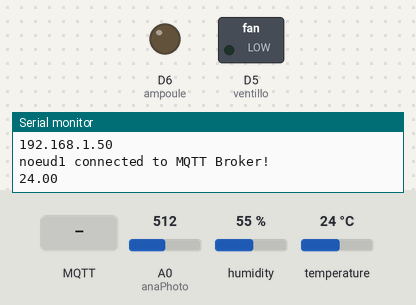
This sketch was run on a simulated ESP8266 (NodeMCU). Shown: switched loads named in the sketch (green lamp = pin HIGH), output pins drawn as LEDs (lit = HIGH), the last lines printed to the serial monitor. The test bench sets the inputs (shaded band); at power-on: temperature 24 °C, A0 (anaPhoto) = 512, humidity 55 %. WiFi joins after 1.5 s; servers stay silent unless stated; no MQTT or app messages arrive unless stated.

Above: at 2.7 s.
2.8 s: MQTT message "1" arrives on the first subscribed topic
At 5.5 s:
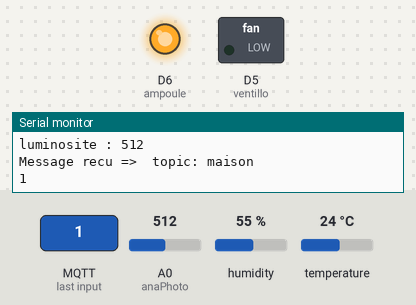
6.1 s: temperature set to 26 °C
At 9.1 s:
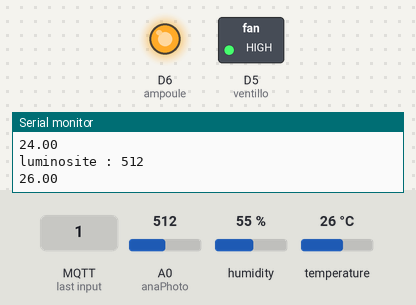
10.1 s: MQTT message "2" arrives on the first subscribed topic
At 11.8 s:
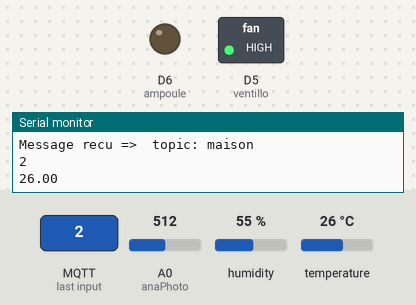
12.1 s: temperature set to 12 °C
At 15.4 s:
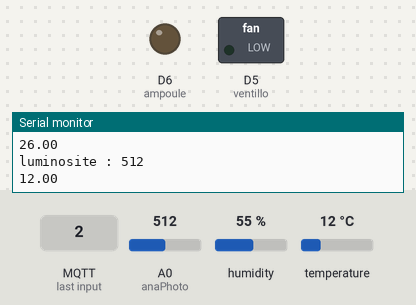
16.2 s: temperature set to 28 °C
At 18.5 s:
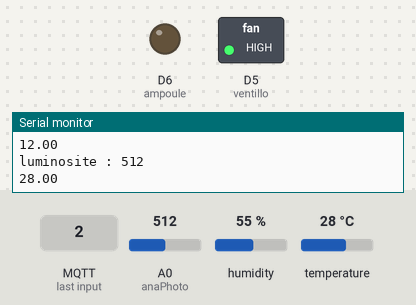
Timing chart, 0 to 20.0 s (numbered marks = the images above; inputs shaded):
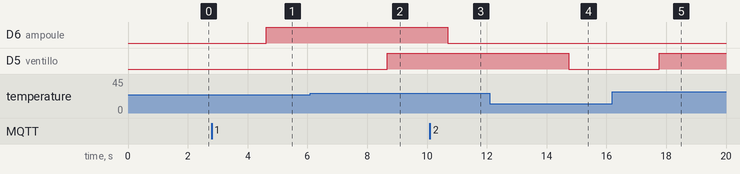

The sketch:

maison.ino
```cpp
#include <SoftwareSerial.h>
#include <ESP8266WiFi.h>                           // Esp8266/NodeMCU Library
#include <PubSubClient.h>                             // MQTT Library
#include <DHT.h>
#include <Adafruit_Sensor.h>

#define DHTPIN 4
#define DHTTYPE DHT11
DHT dht(DHTPIN, DHTTYPE);

#define anaPhoto A0
#define ventillo 14
#define ampoule 12
int temoinL=0;
int temoinV=0;
SoftwareSerial NodeMCU(D2,D3);

//information de connnexion au serveur mqtt
const char* mqtt_server = "192.168.1.167";       // MQTT Server IP Address
const char* user = "eliot";
const char* password = "eliot";
const char* clientID = "noeud1";     // The client id identifies the NodeMCU device.
const char* topicT = "maison";  // Topic temperature
const char* willTopic = "maison";    // Topic Status
const char* willMessage = "0";              // 0 - Disconnecetd
int counter = 0;                            // Used to reconnect to MQTT server
int willQoS = 0;
const char* willRetain = "connecté";
//Buffer pour encodage des messages recus
char message_buff[100];

const char* topicNotify = "notify";

//variable pour la connexion wifi
const char* ssid = "YET";
const char* passwifi = "yeteliot@12";


//fonction de connexion wifi
void setup_wifi() {
  // connexion au reseau wifi
  Serial.println();
  Serial.print("connexion à ");
  Serial.println(ssid);

  WiFi.mode(WIFI_STA);
  WiFi.begin(ssid, passwifi);

  while (WiFi.status() != WL_CONNECTED) {
    delay(500);
    Serial.print(".");
  }

  Serial.println("");
  Serial.println("WiFi connecté");
  Serial.println("IP address: ");
  Serial.println(WiFi.localIP());
}
WiFiClient wifiClient;
PubSubClient client(mqtt_server, 1883, wifiClient);

//fànction

void reconnect(){
    while (!client.connected()) {
        Serial.print("Attente de connexion MQTT...");
        if (client.connect(clientID,user,password, willTopic, willQoS, willRetain, willMessage, true)) {
            client.publish(willTopic, "1", true);
            Serial.println("Connected to MQTT Broker!");
            counter = 0;
        }
        else {
            Serial.println("Connection to MQTT Broker failed. Trying again in 2 seconds");
            ++counter;
            if (counter > 180) ESP.reset();
            delay(2000);
        }
    }
}

void callback(char* topic, byte* payload, unsigned int length) {

  int i = 0;
  Serial.println("Message recu =>  topic: " + String(topic));

    //Serial.print(" | longueur: " + String(length,DEC));
  // create character buffer with ending null terminator (string)
  for(i=0; i<length; i++) {
    message_buff[i] = payload[i];
  }
  message_buff[i] = '\0';

  String msgString = String(message_buff);

	NodeMCU.print(msgString);
	NodeMCU.println("\n");
	delay(30);
  Serial.print(msgString);
  Serial.print("\n");
  if (msgString[0]=='c')
  {
    Serial.print("chauffage regle a:");
      Serial.println(msgString);
      //client.publish(topicNotify, "chauffage activee");
  }

 int x = msgString.toInt();
  switch (x){
    case 1:
      digitalWrite(ampoule,HIGH);
      //client.publish(topicNotify, "commande-lumiere_)N");
      temoinL=1;
      break;
    case 2:
      digitalWrite(ampoule,LOW);
      //client.publish(topicNotify, "lumiere off");
      temoinL=0;
      break;
    case 3:
      digitalWrite(ventillo,HIGH);
      //client.publish(topicNotify, "ventillo activee");
      temoinV=1;
      break;
    case 4:
      digitalWrite(ventillo,LOW);
      //client.publish(topicNotify, "ventillo off");
      temoinV=0;
      break;

  }

}

//Fonction pour publier un float sur un topic
void mqtt_publish(String topic, float t){
  char top[topic.length()+1];
  topic.toCharArray(top,topic.length()+1);
  char t_char[50];
  String t_str = String(t);
  t_str.toCharArray(t_char, t_str.length() + 1);
  client.publish(top,t_char);
}


void setup() {
  Serial.begin(9600);
  delay(10);

  setup_wifi();
  if (client.connect(clientID,user,password, willTopic, willQoS, willRetain, willMessage, true)) {  // Connecting to MQTT Broker
    Serial.print(clientID);
      Serial.println(" connected to MQTT Broker!");
  }
  else {
      Serial.print(clientID);
      Serial.println(" connection to MQTT Broker failed...");
  }
  //client.publish(willTopic, "1", true);
  client.subscribe("maison");
  //client.subscribe("lumiere");
  //client.subscribe("ventillo");
  //client.subscribe("portail");
  client.setCallback(callback);
  pinMode(anaPhoto,INPUT);
  pinMode(ventillo,OUTPUT);
  pinMode(ampoule,OUTPUT);
  dht.begin();
}

void loop() {
int valPir =1;
// put your main code here, to run repeatedly:
if (!client.connected()) { // Reconnecting to MQTT server if connection is lost
    reconnect();
}
client.loop();

delay(1000);

float t = dht.readTemperature();
Serial.print(t);
Serial.print("\n");
mqtt_publish("maison", t);
if(temoinV==0)
{
if (t>=25){
 digitalWrite(ventillo,HIGH);
 //client.publish(topicNotify,"ventillation declenchee");
 temoinV=0;
}
else{
  digitalWrite(ventillo,LOW);
  //client.publish(topicNotify,"ventillation arretee");
  temoinV=0;
}
}
else{
  //digitalWrite(ventillo,LOW);
  //client.publish(topicNotify,"ventillation arretee");
  temoinV=1;
}

delay(1000);

int valphoto = analogRead(anaPhoto);
Serial.print("luminosite : ");
Serial.print(valphoto);
Serial.print("\n");
if(temoinL==0)
{
  if(valphoto <=2){
    //client.publish(topicNotify, "presence dans l'obscurite");
    digitalWrite(ampoule,HIGH);
    temoinL=0;
  }
  else{
    temoinL=0;
    //client.publish(topicNotify, "la luminosité est bonne");
    digitalWrite(ampoule,LOW);
  }
}
else{
    //client.publish(topicNotify, "La commande a distance");
    //digitalWrite(ampoule,HIGH);
    temoinL=1;
  }

delay(1000);
}
```

Measured:
- the behaviour switches between 24 and 25 °C on temperature (found by bisection; images 1 and 2)
- after the input at 2.8 s, D6 (ampoule): LOW → HIGH after 1.8 s
- after the input at 6.1 s, D5 (ventillo): LOW → HIGH after 2.6 s
- after the input at 10.1 s, D6 (ampoule): HIGH → LOW after 0.60 s
- after the input at 12.1 s, D5 (ventillo): HIGH → LOW after 2.6 s
- after the input at 16.2 s, D5 (ventillo): LOW → HIGH after 1.6 s
